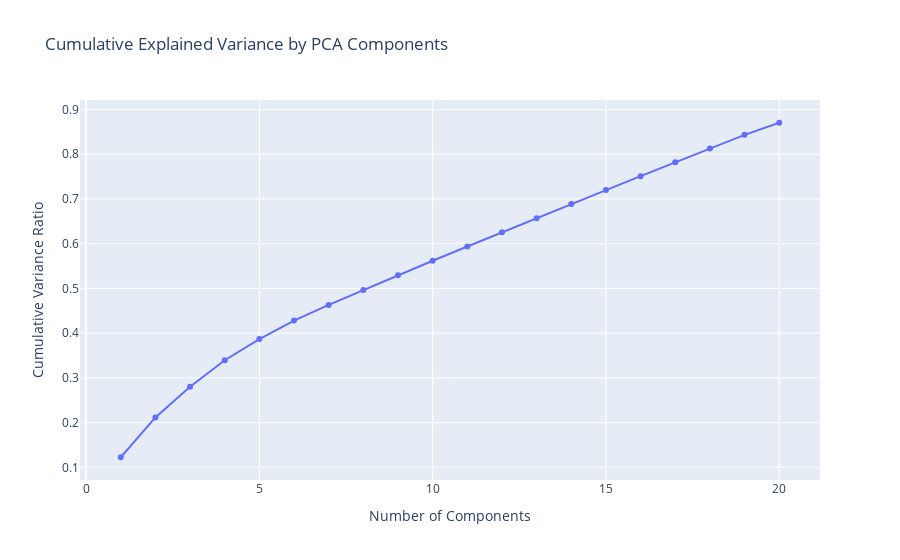

Source (notebook cell):
### Code cell
pca = PCA(n_components=20) 
X_pca = pca.fit_transform(X_scaled)

# Visualize explained variance
explained_var = np.cumsum(pca.explained_variance_ratio_)
explained_df = pd.DataFrame({
    'Component': np.arange(1, len(explained_var) + 1),
    'Cumulative Explained Variance': explained_var
})

fig = px.line(explained_df, 
              x='Component', 
              y='Cumulative Explained Variance',
              title='Cumulative Explained Variance by PCA Components',
              markers=True)
fig.update_layout(xaxis_title='Number of Components', yaxis_title='Cumulative Variance Ratio')
fig.show()

### Figure 1 — Plotly figure (JSON) as saved in the notebook; plotly's stock layout.template omitted (floating-point values rounded to 4 significant figures)
{"data": [{"hovertemplate": "Component=%{x}<br>Cumulative Explained Variance=%{y}<extra></extra>", "legendgroup": "", "line": {"color": "#636efa", "dash": "solid"}, "marker": {"symbol": "circle"}, "mode": "lines+markers", "name": "", "orientation": "v", "showlegend": false, "type": "scatter", "x": [1, 2, 3, 4, 5, 6, 7, 8, 9, 10, 11, 12, 13, 14, 15, 16, 17, 18, 19, 20], "xaxis": "x", "y": [0.1226, 0.2116, 0.2801, 0.3394, 0.3868, 0.4282, 0.463, 0.4964, 0.5295, 0.5617, 0.5937, 0.6255, 0.657, 0.6884, 0.7197, 0.7509, 0.7818, 0.8126, 0.8432, 0.8702], "yaxis": "y"}], "layout": {"legend": {"tracegroupgap": 0}, "title": {"text": "Cumulative Explained Variance by PCA Components"}, "xaxis": {"anchor": "y", "domain": [0, 1], "title": {"text": "Number of Components"}}, "yaxis": {"anchor": "x", "domain": [0, 1], "title": {"text": "Cumulative Variance Ratio"}}}}
